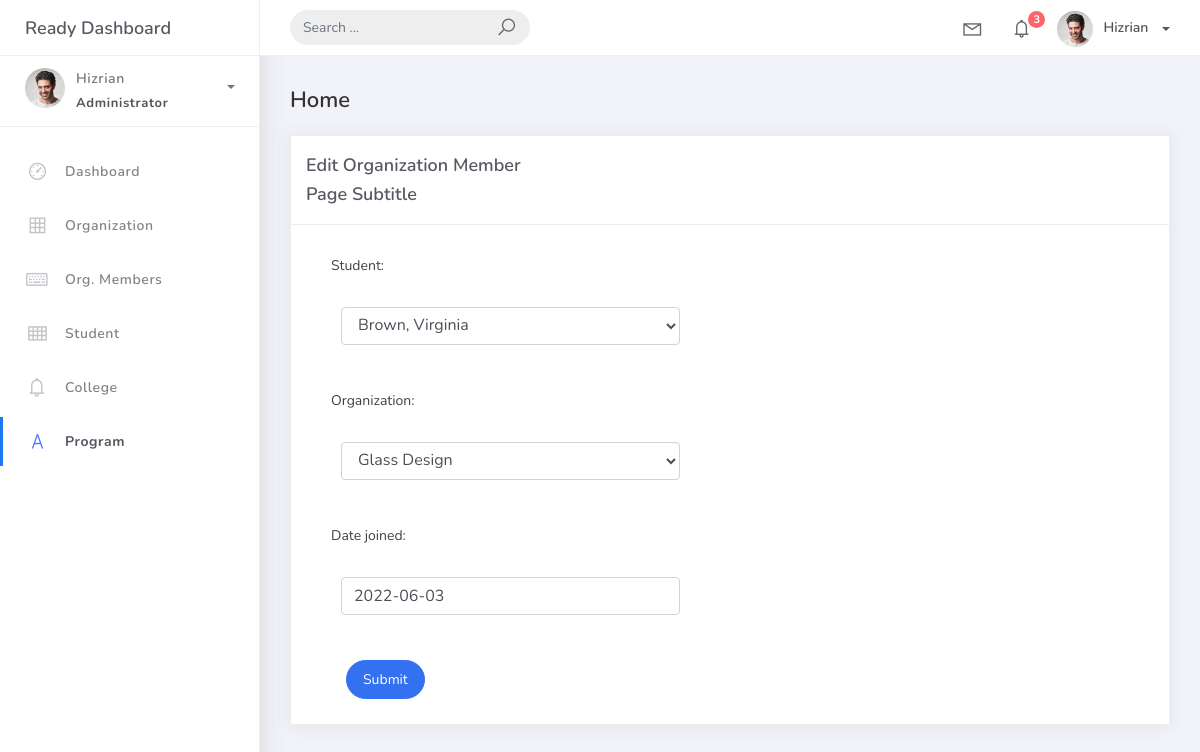
Page /org_member/3 on the earlier database version.
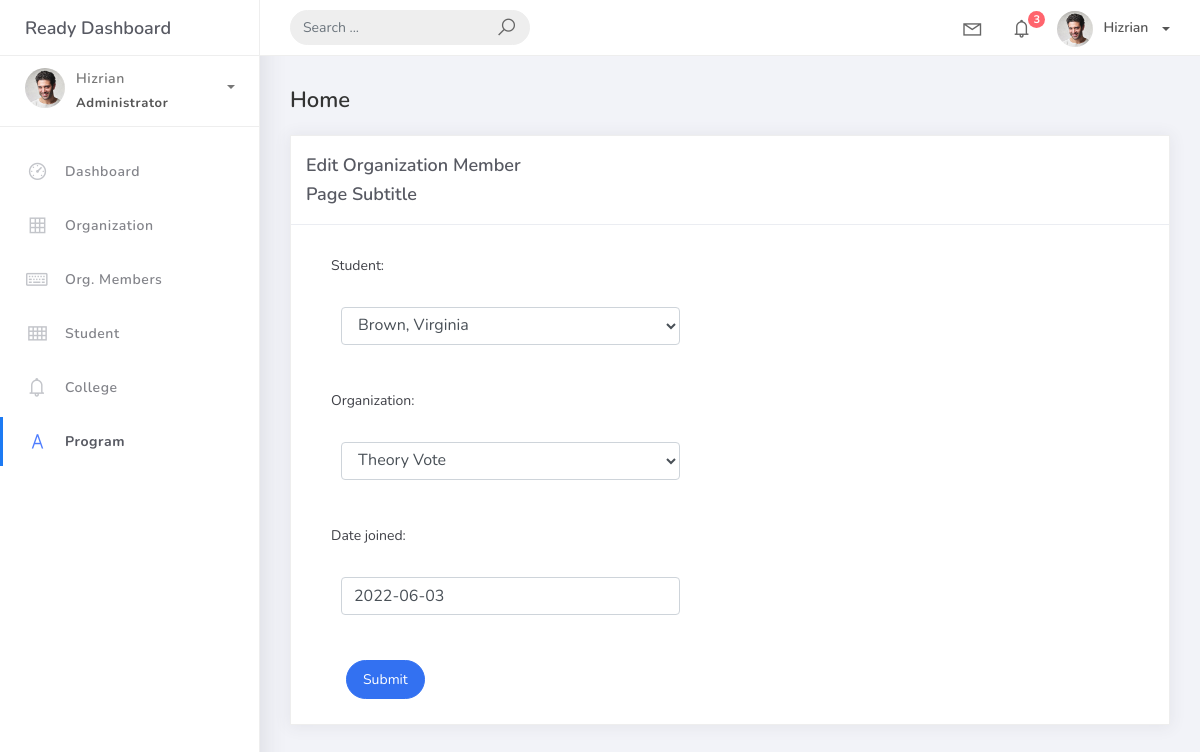
Same page on the later database version.
### studentorg/models.py (models this page shows)
class BaseModel(models.Model):
    created_at = models.DateTimeField(auto_now_add=True, db_index=True)
    updated_at = models.DateTimeField(auto_now=True)
    class Meta:
        abstract = True

class OrgMember(BaseModel):
    student = models.ForeignKey(Student, on_delete=models.CASCADE)
    organization = models.ForeignKey(Organization, on_delete=models.CASCADE)
    date_joined = models.DateField()

### studentorg/views.py (the view)
# urls.py: path('org_member/<pk>', OrganizationUpdateMember.as_view(), name='orgmember-update'),
class OrganizationUpdateMember(UpdateView):
    model = OrgMember
    form_class = OrgMemberForm
    template_name = 'orgmember_edit.html'
    success_url = reverse_lazy('orgmember-list')

### studentorg/forms.py
class OrgMemberForm(ModelForm):
    class Meta:
        model = OrgMember
        fields = "__all__"

### studentorg/models.py (called while the page is built)
    def __str__(self):
        return self.name

    def __str__(self):
        return f"{self.lastname}, {self.firstname}"

### templates/orgmember_edit.html
{% extends 'base.html' %} {% load static %} {% block content %}
<div class="content">
    <div class="container-fluid">
        <h4 class="page-title">Home</h4>
        <div class="row">
            <div class="col-md-12">
                <div class="card">
                    <div class="card-header">
                        <div class="card-title">Edit Organization Member</div>
                        <div class="card-title">Page Subtitle</div>
                    </div>
                    <div class="col-md-6">
                    <div class="card-body">
                        <form class="" action="" method="post" novalidate>
                            {% csrf_token %} {% include 'includes/form.html' %}
                            <div class="form-group">
                                <div class="col-md-12 col-sm-3">
                                    <button type="submit" class="btn btn-primary btn-rounded">Submit</button>
                                </div>
                            </div>
                        </form>
                    </div>
                    </div>
                </div>
            </div>
        </div>
    </div>
</div>
{% endblock %}

### templates/includes/form.html (shortened to what this page needs)
{% load widget_tweaks %}
{% for field in form %}
<div class="field item form-group">
    <label>{{ field.label_tag }}</label>
    <div class="form-group">
      {% render_field field class="form-control" %}
    </div>
</div>
{% endfor %}

Differences in the rows shown:
changed OrgMember "Brown, Virginia": organization "Glass Design" → "Theory Vote"
